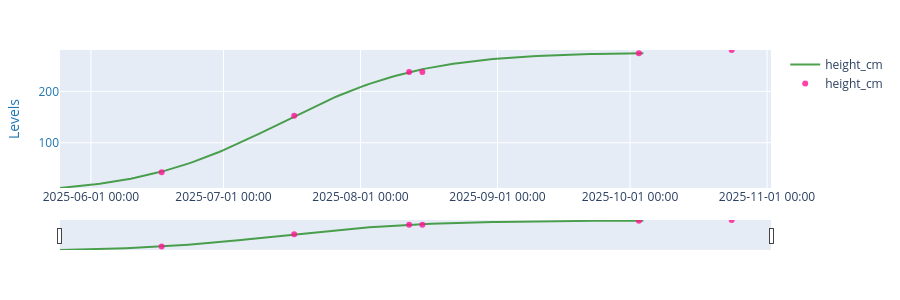

Here is the notebook cell this chart was saved with:
### Markdown cell above
Run model, testing different parameters
- growth_start_date and growth_end_date are the range of dates over which growth will be  
simulated. growth_start_date in this example was selected as the date after the stubble  
from previous years was first cut down. growth_end_date was selected as the date when the  
growth was expected to stabilize to a set height (since the corn doesn't grow indefinitely).  
You can determine this latter date by looking at field measurements or estimating early fall.
- max_height: maximum estimated height; height at which corn growth will level out
- k_rate: growth rate for the logistic model

### Code cell
growth_start_date = '2025-05-25'
growth_end_date = '2025-10-04'
max_height = 276
k_rate = 0.062

params = AlfalfaHeightParams(
        h_resid_cm=12, 
        h_max_cm=max_height,
        rate=k_rate,       
        model="logistic",
        time_mode="doy",
        dormancy_mode="none",
        drawdown=False
    )

growth_curve = simulate_alfalfa_height_single_field(
        dates= pd.date_range(growth_start_date, growth_end_date, freq="D"),
        cut_dates = [],
        params = params,
        weather = None,
        cut_effect= "post")

ed_plot.plotlystuff([growth_curve, field_height],
                    ['height_cm','height_cm'],
                    ['lines', 'markers'],
                    plot_height = 300)

### Figure 1 — Plotly figure (JSON) as saved in the notebook; plotly's stock layout.template omitted (floating-point values rounded to 4 significant figures; data arrays with more than 128 entries replaced by an {"elided": "..."} marker saying what was removed)
{"data": [{"line": {"color": "#228B22"}, "mode": "lines", "name": "height_cm", "opacity": 0.8, "type": "scatter", "x": {"elided": "133 str values"}, "y": {"elided": "133 float values"}, "yaxis": "y"}, {"line": {"color": "#FF1493"}, "mode": "markers", "name": "height_cm", "opacity": 0.8, "type": "scatter", "x": ["2025-06-17T00:00:00", "2025-07-17T00:00:00", "2025-08-12T00:00:00", "2025-08-15T00:00:00", "2025-10-03T00:00:00", "2025-10-24T00:00:00"], "y": [42.7, 152.4, 237.7, 237.7, 274.3, 280.4], "yaxis": "y"}], "layout": {"height": 300, "margin": {"b": 50, "l": 60, "r": 60, "t": 50}, "title": {"text": ""}, "xaxis": {"rangeslider": {"visible": true}, "tickformat": "%Y-%m-%d %H:%M", "type": "date"}, "yaxis": {"range": [12, 280.4], "tickfont": {"color": "#1f77b4"}, "title": {"font": {"color": "#1f77b4"}, "text": "Levels"}}}}
